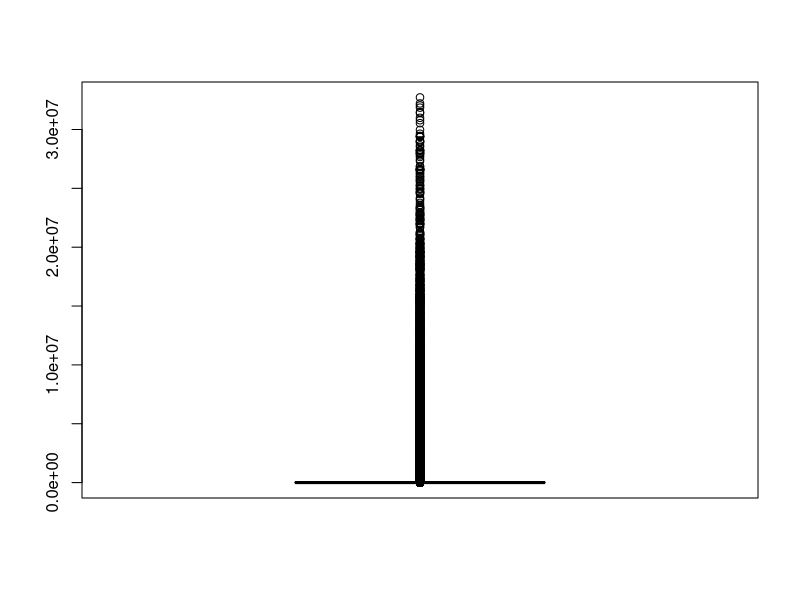
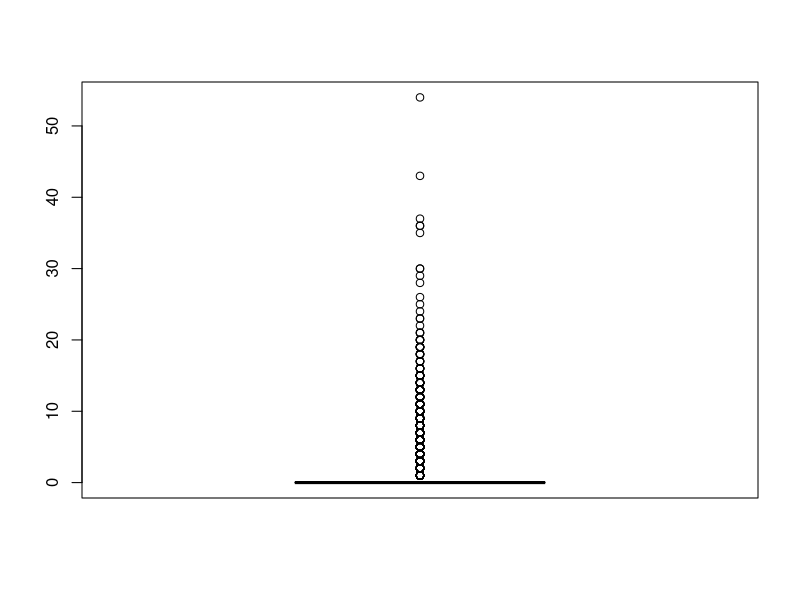
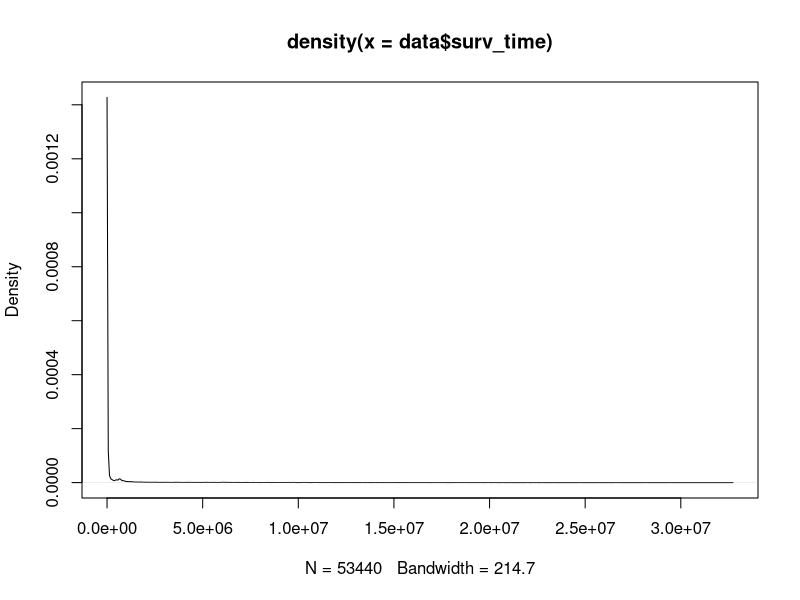
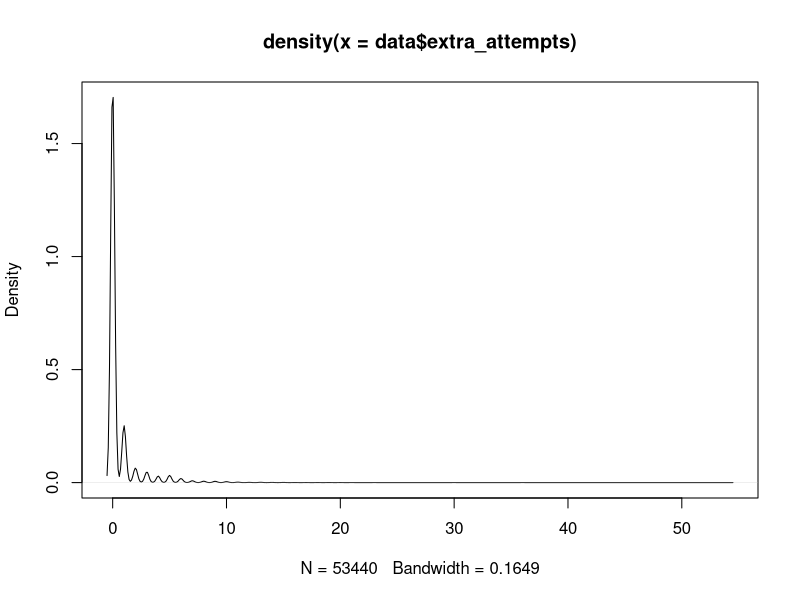
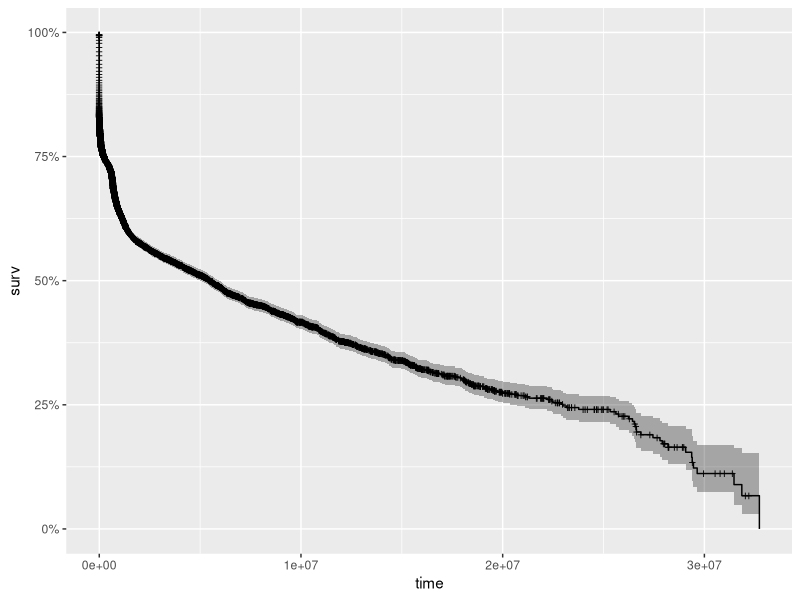
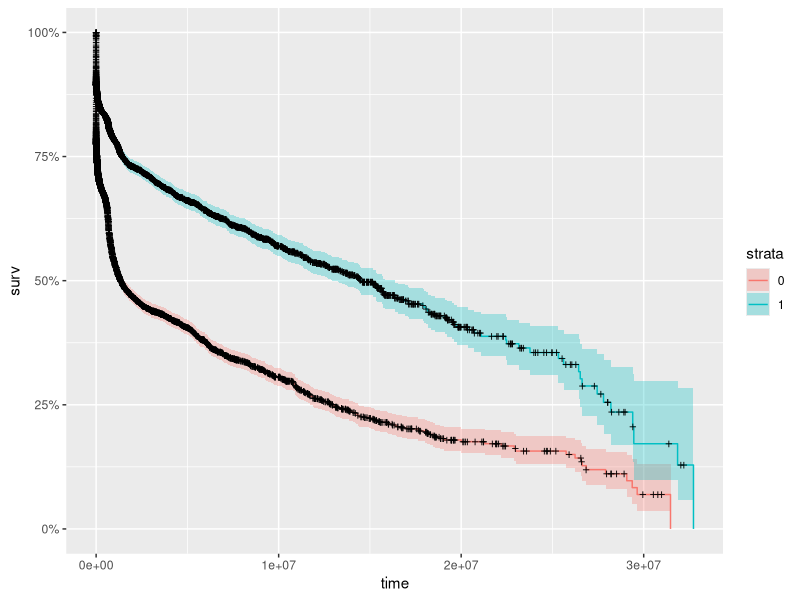
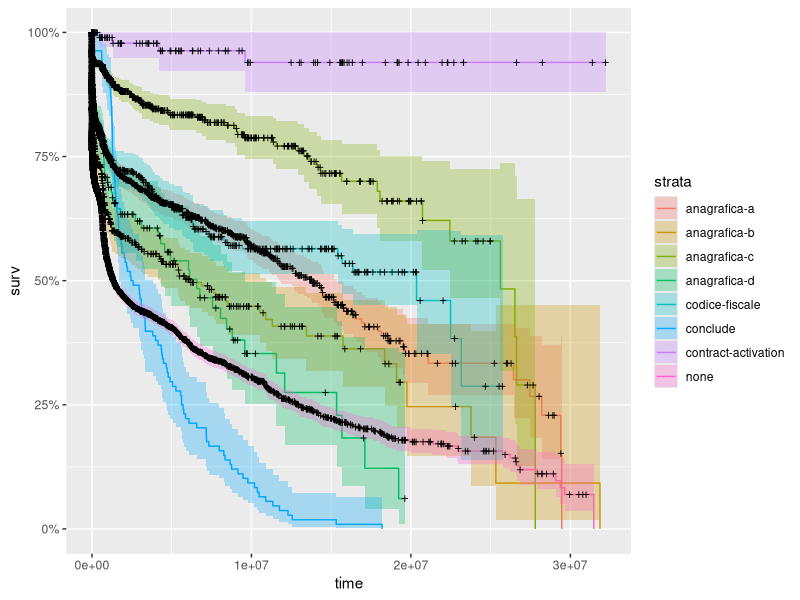
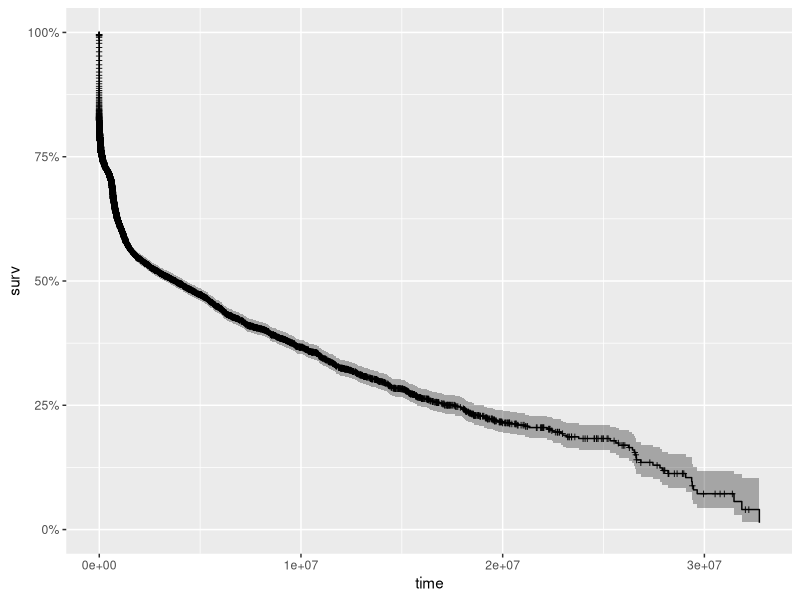

Generate these figures, in order, with R: (Note: this script raises an error after producing the figures.)
library(readr)
library(tidyverse)
library(survival)
library(ggfortify)

data <- read_csv("data.csv") %>%
  # extra attempts dummy
  mutate(extra_attempts_dummy = ifelse(extra_attempts==0,0,1)) %>%
  mutate(main_extra_attempt = ifelse(is.na(main_extra_attempt),"none",main_extra_attempt)) %>% 
  mutate(main_extra_attempt = factor(main_extra_attempt))

# many outliers for survival time
# few clients go through the system for a long time
boxplot(data$surv_time)
# also a high number of extra attempts is rare
boxplot(data$extra_attempts)

# the distribution is asymmetric
# Kernel density estimation
plot(density(data$surv_time))
plot(density(data$extra_attempts))

# Kaplan-Meier estimates of the probability of survival over time
km_fit <- survfit(Surv(surv_time, status) ~ 1, data=data)

summary(km_fit)

# as time passes the probability of concluding increases
autoplot(km_fit)

# now we look at the survival curve between who makes extra attempts and who doesn't
km_grp_fit <- survfit(Surv(surv_time, status) ~ extra_attempts_dummy, data=data)
# who makes extra attempts is more likely not to conclude and there are 
# small overlaps between the curves
autoplot(km_grp_fit)
summary(km_grp_fit)

# now we compare groups where the main stuck occurs
# remove the ones with a too high confidence interval
data_reduced <- data %>% 
  filter(!main_extra_attempt %in% 
           c("antiriciclaggio","rapporto","contract-subscription"))

# there are still a lot of overlapps with confidence intervals though
km_grp_fit <- survfit(Surv(surv_time, status) ~ main_extra_attempt, data=data_reduced)
autoplot(km_grp_fit)
summary(km_grp_fit)

# Next, I’ll fit a Cox Proportional Hazards Model that makes use of all of the
# covariates in the data set, extra_attempts non dummified
cox <- coxph(Surv(surv_time, status) ~ extra_attempts, data = data)
# we can show that extra_attempts is significant
summary(cox)

cox_fit <- survfit(cox)
autoplot(cox_fit)

# the Cox model assumes that the covariates do not vary with time
# Let's show how the effects of the covariates change over time
# using Aalen’s additive regression model
aa_fit <-aareg(Surv(surv_time, status) ~ extra_attempts, 
               data = data)
aa_fit

# if time-dependent so the assumptions for the Cox model are not met
# The plots show how the effects of the covariates change over time.
autoplot(aa_fit)
